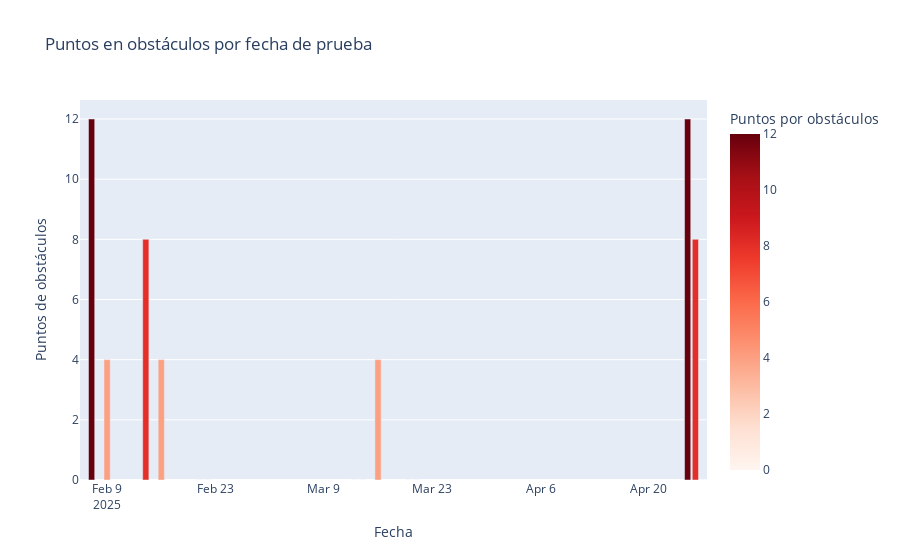

Notebook cell for this chart:
### Code cell
# Nos aseguramos de que la fecha sea tipo datetime
binomio['fecha_prueba'] = pd.to_datetime(binomio['fecha_prueba'])

# Creamos una nueva columna con la suma total de puntos por obstáculos
binomio['puntos_obs_totales'] = binomio[['puntos_obs_r1', 'puntos_obs_r2', 'puntos_obs_r3']].fillna(0).sum(axis=1)

# Agrupamos por fecha de prueba y sumamos los puntos de obstáculos por día
df_grouped = binomio.groupby('fecha_prueba', as_index=False)['puntos_obs_totales'].sum()

# Ordenamos por fecha
df_grouped = df_grouped.sort_values('fecha_prueba')

# Creamos el gráfico de barras
fig = px.bar(
    df_grouped,
    x='fecha_prueba',
    y='puntos_obs_totales',
    title='Puntos en obstáculos por fecha de prueba',
    labels={
        'fecha_prueba': 'Fecha de prueba',
        'puntos_obs_totales': 'Puntos por obstáculos'
    },
    color='puntos_obs_totales',
    color_continuous_scale='Reds'
)

fig.update_layout(xaxis_title='Fecha', yaxis_title='Puntos de obstáculos')
fig.show()

### Figure 1 — Plotly figure (JSON) as saved in the notebook; plotly's stock layout.template omitted (floating-point values rounded to 4 significant figures)
{"data": [{"hovertemplate": "Fecha de prueba=%{x}<br>Puntos por obstáculos=%{marker.color}<extra></extra>", "legendgroup": "", "marker": {"color": [0.0, 12.0, 4.0, 8.0, 4.0, 0.0, 0.0, 0.0, 0.0, 4.0, 0.0, 0.0, 12.0, 8.0, 0.0], "coloraxis": "coloraxis", "pattern": {"shape": ""}}, "name": "", "orientation": "v", "showlegend": false, "textposition": "auto", "type": "bar", "x": ["2025-02-06T00:00:00.000000000", "2025-02-07T00:00:00.000000000", "2025-02-09T00:00:00.000000000", "2025-02-14T00:00:00.000000000", "2025-02-16T00:00:00.000000000", "2025-02-21T00:00:00.000000000", "2025-02-22T00:00:00.000000000", "2025-03-13T00:00:00.000000000", "2025-03-14T00:00:00.000000000", "2025-03-16T00:00:00.000000000", "2025-03-20T00:00:00.000000000", "2025-03-21T00:00:00.000000000", "2025-04-25T00:00:00.000000000", "2025-04-26T00:00:00.000000000", "2025-04-27T00:00:00.000000000"], "xaxis": "x", "y": [0.0, 12.0, 4.0, 8.0, 4.0, 0.0, 0.0, 0.0, 0.0, 4.0, 0.0, 0.0, 12.0, 8.0, 0.0], "yaxis": "y"}], "layout": {"barmode": "relative", "coloraxis": {"colorbar": {"title": {"text": "Puntos por obstáculos"}}, "colorscale": [[0, "rgb(255,245,240)"], [0.125, "rgb(254,224,210)"], [0.25, "rgb(252,187,161)"], [0.375, "rgb(252,146,114)"], [0.5, "rgb(251,106,74)"], [0.625, "rgb(239,59,44)"], [0.75, "rgb(203,24,29)"], [0.875, "rgb(165,15,21)"], [1, "rgb(103,0,13)"]]}, "legend": {"tracegroupgap": 0}, "title": {"text": "Puntos en obstáculos por fecha de prueba"}, "xaxis": {"anchor": "y", "domain": [0, 1], "title": {"text": "Fecha"}}, "yaxis": {"anchor": "x", "domain": [0, 1], "title": {"text": "Puntos de obstáculos"}}}}
